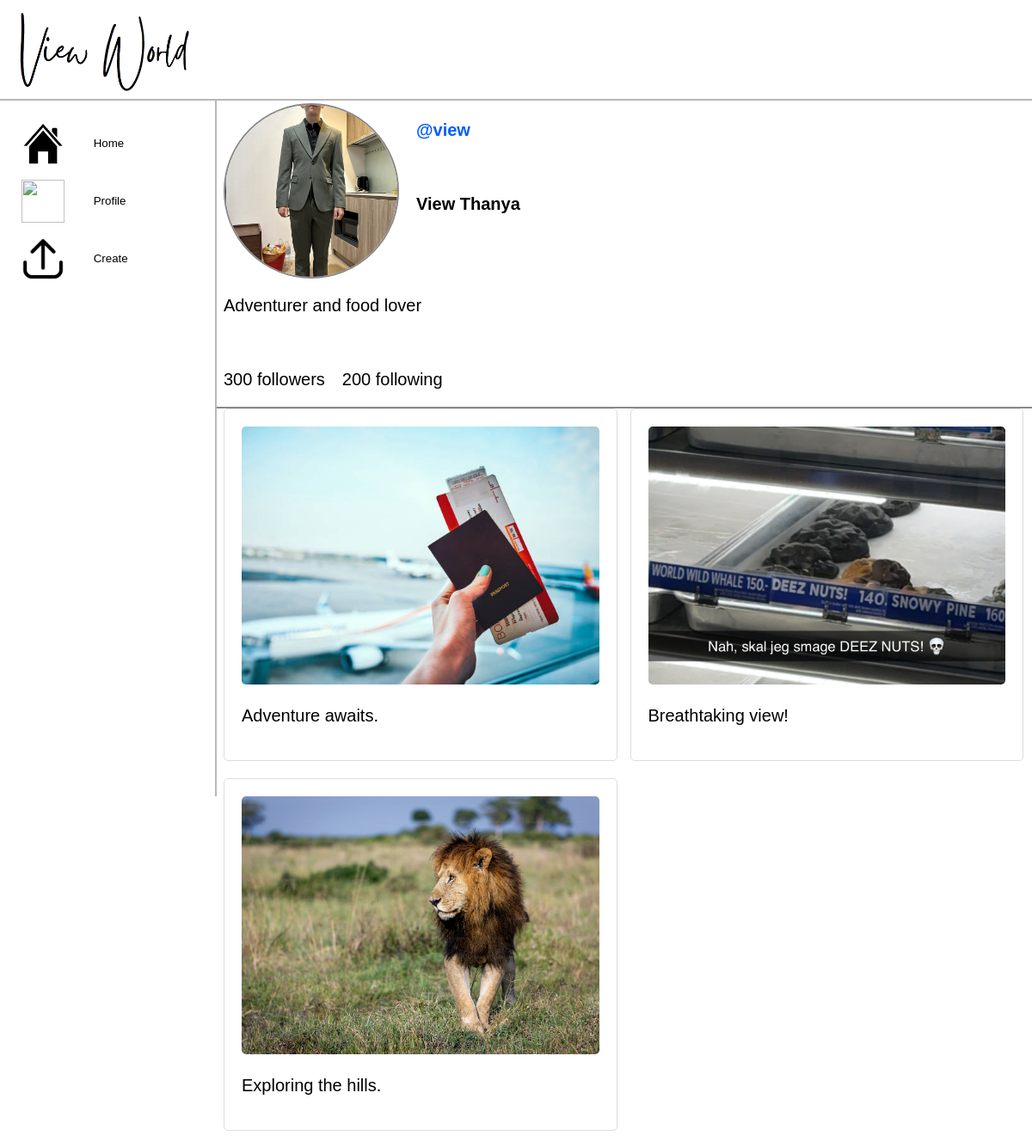
Page /profile.php (signed in) on the committed database.
### tables this page shows
CREATE TABLE users(
	userid VARCHAR(50) PRIMARY KEY,
    name VARCHAR(100),
    CONSTRAINT chk_userid CHECK (userid LIKE '@%'),
    profile_pic VARCHAR(255),
    bio TEXT,
    follower_count INT,
    following_count INT,
    post_count INT,
    email VARCHAR(255),
    password_hash VARCHAR(255)
);

CREATE TABLE posts (
    post_id INT PRIMARY KEY AUTO_INCREMENT,
    user_id VARCHAR(50),
    image_url VARCHAR(255),
    caption TEXT,
    likes_count INT DEFAULT 0,
    comments_count INT DEFAULT 0,
    created_at DATETIME DEFAULT CURRENT_TIMESTAMP,
    FOREIGN KEY (user_id) REFERENCES users(userid)
);

### profile.php (the view, shortened to what this page needs)
<?php
include("connection.php");
include("sidemenu.php");
$profileSql = sprintf("SELECT users.userid, users.name, users.profile_pic, users.bio, users.follower_count, users.following_count
        FROM users
        WHERE userid = '%s'",
        $conn->real_escape_string($_SESSION["user_id"]));
$profile = $conn->query($profileSql);
$postsSql = sprintf("SELECT p.image_url AS post_pic, p.caption
        FROM posts p
        JOIN users u ON p.user_id = u.userid
        WHERE userid = '%s'
        ORDER BY p.created_at DESC
        LIMIT 1000",
        $conn->real_escape_string($_SESSION["user_id"]));
$posts = $conn->query($postsSql);
?>
<!DOCTYPE html>
<html lang="en">
<head>
    <link rel="stylesheet" href="Styles/profile.css">
</head>
<body>
    <header>
        <?php include("head.php");
        ?>
    </header>
    <div class="profile_info">
        <?php
            if ($profile->num_rows > 0) {
                while ($row = $profile->fetch_assoc()) {
                    echo "<div class='userInfo'>";
                    echo "  <img class='profile-pic' src='{$row['profile_pic']}' alt='Profile Picture'>";
                    echo "  <div class='user_name'>";
                    echo "      <p class='userid'>{$row['userid']}</p><br>";
                    echo "      <p class='name'>{$row['name']}</p><br>";
                    echo "  </div>";
                    echo "</div>";
                    echo "<p class='bio'>{$row['bio']}</p><br>";
                    echo "<div class='stats'>";
                    echo "  <p class='bio'>{$row['follower_count']} followers</p>";
                    echo "  <p class='bio'>{$row['following_count']} following</p>";
                    echo "</div>";
                }
            }
        ?>
    </div>
    <div class="images">
        <?php
            if ($posts->num_rows > 0) {
                while ($row = $posts->fetch_assoc()) {
                    echo "<div class='post'>";
                    echo "<div class='post-image-container'>";
                    echo "<img class='post-pic' src='{$row['post_pic']}' alt='Post Image'><br>";
                    echo "</div>";
                    echo "<p class='caption'>{$row['caption']}</p>";
                    echo "</div>";
                }
            }
        ?>
    </div>
</body>
</html>

### sidemenu.php (shortened to what this page needs)
<!DOCTYPE html>
<html lang="en">
<head>
    <link rel="stylesheet" href="styles/sidemenu.css">
</head>
<body>
    <div class="sidemenu">
        <button onclick="location.href='home.php'"><img class="logo" src="images/homelogo.png"> Home</button>
        <button onclick="location.href='profile.php'"><img class="logo" src="images/userlogo.png"> Profile</button>
        <button onclick="location.href='create.php'"><img class="logo" src="images/uploadlogo.png"> Create</button>
    </div>
</body>
</html>

### head.php (shortened to what this page needs)
<!DOCTYPE html>
<html lang="en">
<head>
    <link rel="stylesheet" href="styles/head.css">
</head>
<body>
    <div class="header">
    <a href="home.php"><img class="head" src="images/mainlogo.jpg"></a>
    </div>
</body>
</html>

### Styles/sidemenu.css (style rules this page uses)
img { height: 50px; }
.sidemenu { position: fixed; top: 116px; left: 0; z-index: 100; width: 250px; height: 100vh; background-color: rgb(255, 255, 255); margin: 0; padding-top: 10px; border-right: 2px solid rgb(184, 184, 184); }
.sidemenu button { color: black; margin-top: 15px; margin-left: 15px; background-color: white; width: 200px; border-width: 0px; border-radius: 7px; align-items: center; text-align: left; padding-left: 10px; }
.logo { height: 50px; width: 50px; object-fit: cover; vertical-align: middle; margin-right: 30px; }
body { margin: 0; }

### Styles/profile.css (style rules this page uses)
body { font-family: Arial, sans-serif; font-size: 20px; }
.user_name { font-weight: bold; }
.userid { color: rgb(0, 94, 255); }
.profile-pic { height: 200px; width: 200px; object-fit: cover; border-radius: 50%; margin-right: 20px; border: 2px solid #898989; }
.profile_info { margin-top: 120px; margin-left: 240px; padding-left: 20px; border-bottom: 2px solid #898989; }
.userInfo { display: flex; }
.stats { display: flex; }
.stats p { margin-right: 20px; }
.images { margin-left: 260px; margin-right: 10px; display: grid; grid-template-columns: 1fr 1fr; column-gap: 15px; }
.post { border: 1px solid #ddd; padding: 20px; margin-bottom: 20px; border-radius: 5px; }
.post-pic { object-fit: cover; width: 100%; height: 300px; border-radius: 5px; }

### Styles/head.css (style rules this page uses)
body { padding: 0; margin: 0; }
.header { position: fixed; top: 0; left: 0; right: 0; background-color: white; z-index: 100; border-bottom: 2px solid rgb(184, 184, 184); }
.head { height: 100px; padding-left: 20px; padding-top: 10px; }

### rows in the picture
users: profile_pic (picture), userid "@view", name "View Thanya", bio "Adventurer and food lover", follower_count "300", following_count "200"
posts: image_url (picture), caption "Adventure awaits."
posts: image_url (picture), caption "Breathtaking view!"
posts: image_url (picture), caption "Exploring the hills."
